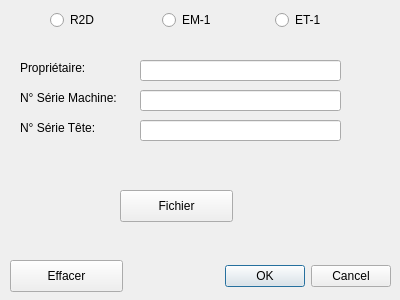
<?xml version="1.0" encoding="UTF-8"?>
<ui version="4.0">
 <class>machineSelector</class>
 <widget class="QDialog" name="machineSelector">
  <property name="geometry">
   <rect>
    <x>0</x>
    <y>0</y>
    <width>400</width>
    <height>300</height>
   </rect>
  </property>
  <property name="windowTitle">
   <string>Dialog</string>
  </property>
  <widget class="QDialogButtonBox" name="buttonBox">
   <property name="geometry">
    <rect>
     <x>50</x>
     <y>260</y>
     <width>341</width>
     <height>32</height>
    </rect>
   </property>
   <property name="orientation">
    <enum>Qt::Horizontal</enum>
   </property>
   <property name="standardButtons">
    <set>QDialogButtonBox::Cancel|QDialogButtonBox::Ok</set>
   </property>
  </widget>
  <widget class="QWidget" name="horizontalLayoutWidget">
   <property name="geometry">
    <rect>
     <x>50</x>
     <y>10</y>
     <width>331</width>
     <height>20</height>
    </rect>
   </property>
   <layout class="QHBoxLayout" name="horizontalLayout">
    <item>
     <widget class="QRadioButton" name="radio_R2D">
      <property name="text">
       <string>R2D</string>
      </property>
      <attribute name="buttonGroup">
       <string notr="true">machineGroup</string>
      </attribute>
     </widget>
    </item>
    <item>
     <widget class="QRadioButton" name="radio_EM1">
      <property name="text">
       <string>EM-1</string>
      </property>
      <attribute name="buttonGroup">
       <string notr="true">machineGroup</string>
      </attribute>
     </widget>
    </item>
    <item>
     <widget class="QRadioButton" name="radio_ET1">
      <property name="text">
       <string>ET-1</string>
      </property>
      <attribute name="buttonGroup">
       <string notr="true">machineGroup</string>
      </attribute>
     </widget>
    </item>
   </layout>
  </widget>
  <widget class="QLabel" name="label">
   <property name="geometry">
    <rect>
     <x>20</x>
     <y>60</y>
     <width>91</width>
     <height>16</height>
    </rect>
   </property>
   <property name="text">
    <string>Propriétaire:</string>
   </property>
  </widget>
  <widget class="QLineEdit" name="proprioEdit">
   <property name="geometry">
    <rect>
     <x>140</x>
     <y>60</y>
     <width>201</width>
     <height>21</height>
    </rect>
   </property>
  </widget>
  <widget class="QLabel" name="label_2">
   <property name="geometry">
    <rect>
     <x>20</x>
     <y>90</y>
     <width>121</width>
     <height>16</height>
    </rect>
   </property>
   <property name="text">
    <string>N° Série Machine:</string>
   </property>
  </widget>
  <widget class="QLineEdit" name="machineEdit">
   <property name="geometry">
    <rect>
     <x>140</x>
     <y>90</y>
     <width>201</width>
     <height>21</height>
    </rect>
   </property>
  </widget>
  <widget class="QLabel" name="label_3">
   <property name="geometry">
    <rect>
     <x>20</x>
     <y>120</y>
     <width>121</width>
     <height>16</height>
    </rect>
   </property>
   <property name="text">
    <string>N° Série Tête:</string>
   </property>
  </widget>
  <widget class="QLineEdit" name="teteEdit">
   <property name="geometry">
    <rect>
     <x>140</x>
     <y>120</y>
     <width>201</width>
     <height>21</height>
    </rect>
   </property>
  </widget>
  <widget class="QPushButton" name="effacerButton">
   <property name="geometry">
    <rect>
     <x>10</x>
     <y>260</y>
     <width>113</width>
     <height>32</height>
    </rect>
   </property>
   <property name="text">
    <string>Effacer</string>
   </property>
  </widget>
  <widget class="QPushButton" name="fichierButton">
   <property name="geometry">
    <rect>
     <x>120</x>
     <y>190</y>
     <width>113</width>
     <height>32</height>
    </rect>
   </property>
   <property name="text">
    <string>Fichier</string>
   </property>
  </widget>
 </widget>
 <resources/>
 <connections>
  <connection>
   <sender>buttonBox</sender>
   <signal>accepted()</signal>
   <receiver>machineSelector</receiver>
   <slot>accept()</slot>
   <hints>
    <hint type="sourcelabel">
     <x>248</x>
     <y>254</y>
    </hint>
    <hint type="destinationlabel">
     <x>157</x>
     <y>274</y>
    </hint>
   </hints>
  </connection>
  <connection>
   <sender>buttonBox</sender>
   <signal>rejected()</signal>
   <receiver>machineSelector</receiver>
   <slot>reject()</slot>
   <hints>
    <hint type="sourcelabel">
     <x>316</x>
     <y>260</y>
    </hint>
    <hint type="destinationlabel">
     <x>286</x>
     <y>274</y>
    </hint>
   </hints>
  </connection>
 </connections>
 <buttongroups>
  <buttongroup name="machineGroup"/>
 </buttongroups>
</ui>
